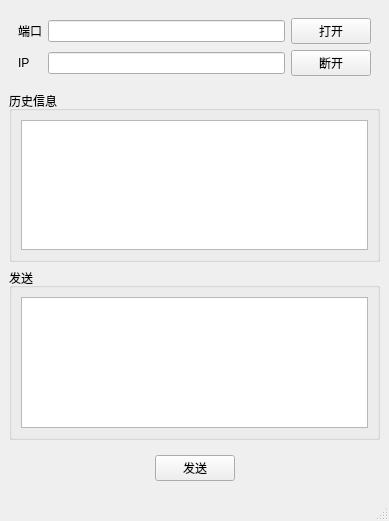
<?xml version="1.0" encoding="UTF-8"?>
<ui version="4.0">
 <class>MainWindow</class>
 <widget class="QMainWindow" name="MainWindow">
  <property name="geometry">
   <rect>
    <x>0</x>
    <y>0</y>
    <width>389</width>
    <height>521</height>
   </rect>
  </property>
  <property name="windowTitle">
   <string>MainWindow</string>
  </property>
  <widget class="QWidget" name="centralwidget">
   <layout class="QVBoxLayout" name="verticalLayout_3">
    <item>
     <widget class="QWidget" name="widget" native="true">
      <layout class="QGridLayout" name="gridLayout">
       <item row="0" column="2">
        <widget class="QLineEdit" name="lineEdit_port"/>
       </item>
       <item row="0" column="0">
        <widget class="QLabel" name="label_2">
         <property name="text">
          <string>端口</string>
         </property>
        </widget>
       </item>
       <item row="0" column="5">
        <widget class="QPushButton" name="tcpStart">
         <property name="text">
          <string>打开</string>
         </property>
        </widget>
       </item>
       <item row="1" column="0">
        <widget class="QLabel" name="label">
         <property name="text">
          <string>IP</string>
         </property>
        </widget>
       </item>
       <item row="1" column="2">
        <widget class="QLineEdit" name="lineEdit_ip"/>
       </item>
       <item row="1" column="5">
        <widget class="QPushButton" name="tcpClose">
         <property name="text">
          <string>断开</string>
         </property>
        </widget>
       </item>
      </layout>
     </widget>
    </item>
    <item>
     <widget class="QGroupBox" name="groupBox">
      <property name="title">
       <string>历史信息</string>
      </property>
      <layout class="QVBoxLayout" name="verticalLayout">
       <item>
        <widget class="QTextEdit" name="textEdit_history"/>
       </item>
      </layout>
     </widget>
    </item>
    <item>
     <widget class="QGroupBox" name="groupBox_2">
      <property name="title">
       <string>发送</string>
      </property>
      <layout class="QVBoxLayout" name="verticalLayout_2">
       <item>
        <widget class="QTextEdit" name="textEdit_send"/>
       </item>
      </layout>
     </widget>
    </item>
    <item>
     <widget class="QWidget" name="widget_2" native="true">
      <layout class="QHBoxLayout" name="horizontalLayout_2">
       <item>
        <spacer name="horizontalSpacer">
         <property name="orientation">
          <enum>Qt::Horizontal</enum>
         </property>
         <property name="sizeHint" stdset="0">
          <size>
           <width>116</width>
           <height>20</height>
          </size>
         </property>
        </spacer>
       </item>
       <item>
        <widget class="QPushButton" name="sendMessage">
         <property name="text">
          <string>发送</string>
         </property>
        </widget>
       </item>
       <item>
        <spacer name="horizontalSpacer_2">
         <property name="orientation">
          <enum>Qt::Horizontal</enum>
         </property>
         <property name="sizeHint" stdset="0">
          <size>
           <width>116</width>
           <height>20</height>
          </size>
         </property>
        </spacer>
       </item>
      </layout>
     </widget>
    </item>
   </layout>
  </widget>
  <widget class="QMenuBar" name="menubar">
   <property name="geometry">
    <rect>
     <x>0</x>
     <y>0</y>
     <width>389</width>
     <height>26</height>
    </rect>
   </property>
  </widget>
  <widget class="QStatusBar" name="statusbar"/>
 </widget>
 <resources/>
 <connections/>
</ui>
